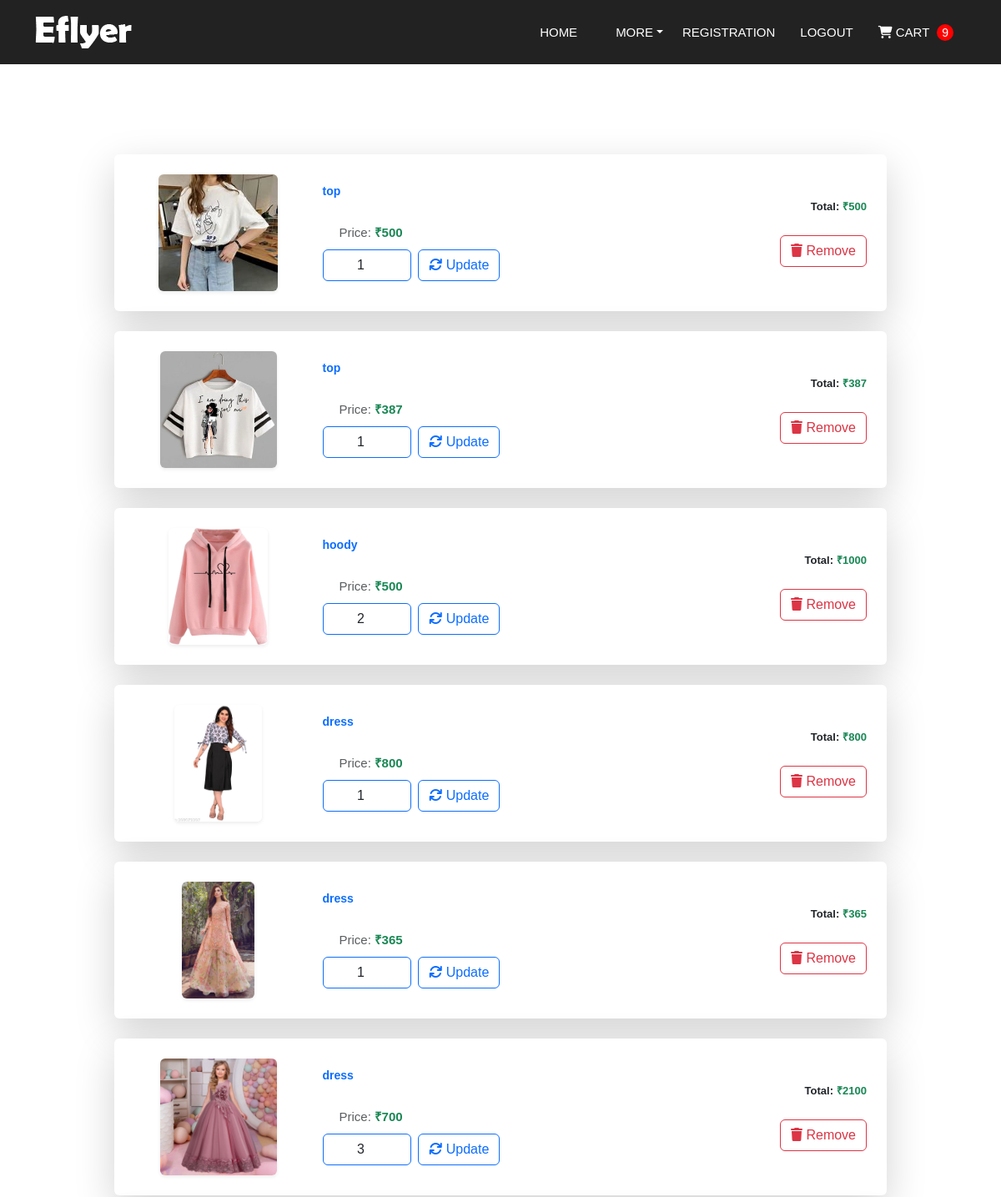
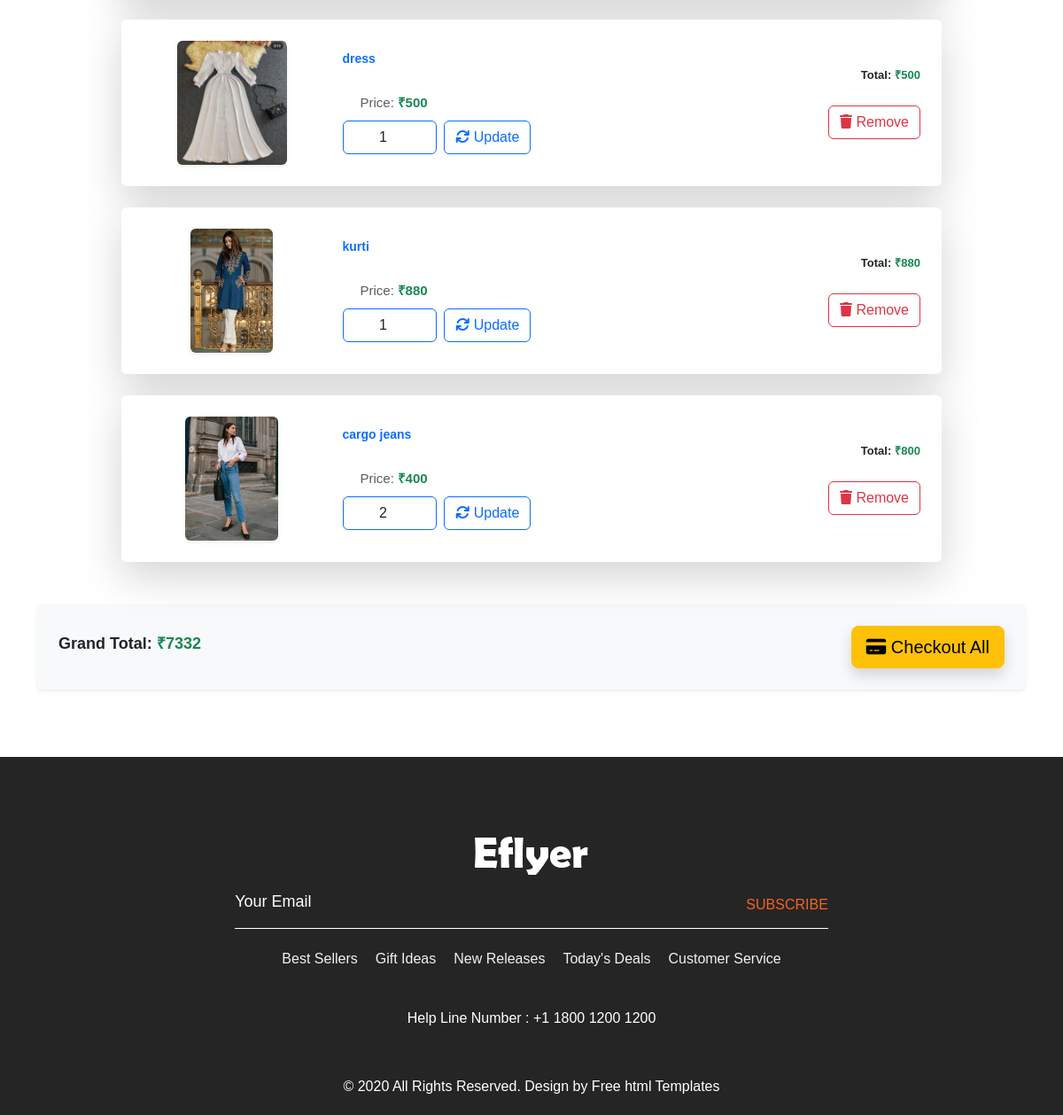
The app's page /cart/ (signed in) with its own data (2 pictures, top to bottom).
### app/models.py (models this page shows, shortened)
class Cart(models.Model):
    user = models.ForeignKey(User, on_delete=models.CASCADE)
    image = models.ImageField(upload_to='cart/images', null=True, blank=True)  # ✅ Corrected
    product = models.ForeignKey(AddProduct, on_delete=models.CASCADE)
    quantity = models.PositiveIntegerField(default=1)
    def total_price(self):
        return self.product.price * self.quantity

class AddProduct(models.Model):
    image = models.ImageField(upload_to='ecommerce/pimg')
    name = models.CharField(max_length=100)
    description=models.CharField(max_length=2000)
    price = models.IntegerField()
    date = models.DateField()
    category = models.ForeignKey(to='Category', default='',on_delete=models.CASCADE)  # ✅ Corrected
    sub_category = models.ForeignKey(to='Sub_Category',default='', on_delete=models.CASCADE)  # ✅ Corrected

### my_web/views.py (the view)
# urls.py: path("cart/", views.cart_detail, name="cart_detail"),
@login_required(login_url="accounts/login")
@login_required(login_url="accounts/login")
def cart_detail(request):
    cart_items = Cart.objects.filter(user=request.user)
    total_price = sum(item.total_price() for item in cart_items)
    cart_count = cart_items.count()  #  Calculate cart count
    return render(request, "cart/cart.html", {
        "cart_items": cart_items,
        "total_price": total_price,
        "cart_count": cart_count,  #  Pass cart count to template
    })

### app/context_processors.py (called while the page is built)
def cart_count(request):
    if request.user.is_authenticated:
        count = Cart.objects.filter(user=request.user).count()
    else:
        count = 0
    return {"cart_count": count}

### template/cart/cart.html (shortened to what this page needs)
{% include "header.html" %}
<div class="container mt-5">
    {% if cart_items %}
        <h2 class="text-center mb-4 text-white">Your Shopping Cart</h2>
        <div class="row justify-content-center">
            {% for item in cart_items %}
                <div class="col-md-10 mb-4">
                    <div class="card shadow-lg border-0 p-4">
                        <div class="row align-items-center">
                            <div class="col-md-3 text-center">
                                <img src="{{ item.product.image.url }}" class="img-fluid rounded shadow-sm" style="max-height: 140px;">
                            </div>
                            <div class="col-md-6">
                                <h5 class="fw-bold text-primary">{{ item.product.name }}</h5>
                                <p class="text-muted mb-1">
                                    Price: <span class="fw-bold text-success">₹{{ item.product.price }}</span>
                                </p>
                                <form action="{% url 'update_cart' item.id %}" method="POST" class="d-flex align-items-center mt-2">
                                    <input type="number" name="quantity" value="{{ item.quantity }}" min="1"
                                           class="form-control w-25 border-primary text-center">
                                    <button type="submit" class="btn btn-outline-primary ms-2">
                                        <i class="fa fa-refresh"></i> Update
                                    </button>
                                </form>
                            </div>
                            <div class="col-md-3 text-end">
                                <h6 class="text-dark fw-bold mb-3">
                                    Total: <span class="text-success">₹{{ item.total_price }}</span>
                                </h6>
                                <a href="{% url 'remove_cart_item' item.id %}" class="btn btn-outline-danger">
                                    <i class="fa fa-trash"></i> Remove
                                </a>
                            </div>
                        </div>
                    </div>
                </div>
            {% endfor %}
        </div>
        <div class="d-flex justify-content-between align-items-center mt-4 p-4 bg-light rounded shadow-sm">
            <h3 class="text-dark fw-bold mb-0">Grand Total: <span class="text-success">₹{{ total_price }}</span></h3>
            <a href="{% url 'checkout' %}" class="btn btn-warning btn-lg shadow">
                <i class="fa fa-credit-card"></i> Checkout All
            </a>
        </div>
    {% endif %}
</div>
<br><br><br>
{% include "footer.html" %}

### template/header.html (shortened to what this page needs)
<!DOCTYPE html>
<html lang="en">
<head>
    <link rel="stylesheet" href="https://cdn.jsdelivr.net/npm/bootstrap@5.3.0/dist/css/bootstrap.min.css">
    <link rel="stylesheet" href="https://cdnjs.cloudflare.com/ajax/libs/font-awesome/6.4.0/css/all.min.css">
    <link rel="stylesheet" href="/static/css/style.css">
</head>
<body>
    <nav class="navbar navbar-expand-lg">
    <div class="container">
        <a href="index.html"><img src="/static/images/logo.png"></a>
        <div class="collapse navbar-collapse" id="navbarNav">
            <ul class="navbar-nav ms-auto">
                <li class="nav-item"><a class="nav-link" href="/">HOME</a></li>
                <li class="nav-item dropdown">
                    <a class="nav-link dropdown-toggle" href="#" data-bs-toggle="dropdown">MORE</a>
                </li>
                </ul>
                <li class="nav-item"><a class="nav-link" href="{% url 'signup' %}">REGISTRATION</a></li>
                {% if user.is_authenticated %}
                <li class="nav-item"><a class="nav-link" href="{% url 'logout' %}">LOGOUT</a></li>
                {% else %}
                <li class="nav-item"><a class="nav-link" href="{% url 'login' %}">LOGIN</a></li>
                {% endif %}
                <li class="nav-item"><a class="nav-link" href="{% url 'cart_detail' %}">
                    <i class="fa fa-shopping-cart"></i> CART <span class="cart-count">{{ cart_count }}</span></a>
                </li>
        </div>
    </div>
</nav>

### template/footer.html (shortened to what this page needs)
      <div class="footer_section layout_padding">
         <div class="container">
            <div class="footer_logo"><a href="index.html"><img src="/static/images/footer-logo.png"></a></div>
            <div class="input_bt">
               <input type="text" class="mail_bt" placeholder="Your Email" name="Your Email">
               <span class="subscribe_bt" id="basic-addon2"><a href="#">Subscribe</a></span>
            </div>
            <div class="footer_menu">
               <ul>
                  <li><a href="#">Best Sellers</a></li>
                  <li><a href="#">Gift Ideas</a></li>
                  <li><a href="#">New Releases</a></li>
                  <li><a href="#">Today's Deals</a></li>
                  <li><a href="#">Customer Service</a></li>
               </ul>
            </div>
            <div class="location_main">Help Line  Number : <a href="#">+1 1800 1200 1200</a></div>
         </div>
      </div>
      <div class="copyright_section">
         <div class="container">
            <p class="copyright_text">© 2020 All Rights Reserved. Design by <a href="https://html.design">Free html  Templates</a></p>
         </div>
      </div>
   </body>
</html>

### static/css/style.css (style rules this page uses)
* { box-sizing: border-box !important; transition: ease all 0.5s; }
html { scroll-behavior: smooth; overflow-x: hidden; }
body { color: #666666; font-size: 14px; line-height: 1.80857; font-weight: normal; overflow-x: hidden; font-family: 'Poppins', sans-serif; }
a { color: #1f1f1f; text-decoration: none !important; outline: none !important; -webkit-transition: all .3s ease-in-out; -moz-transition: all .3s ease-in-out; -ms-transition: all .3s ease-in-out; -o-transition: all .3s ease-in-out; transition: all .3s ease-in-out; }
h1, h2, h3, h4, h5, h6 { letter-spacing: 0; font-weight: normal; position: relative; padding: 0 0 10px 0; font-weight: normal; line-height: normal; color: #111111; margin: 0 }
h2 { font-size: 22px }
h3 { font-size: 18px }
h5 { font-size: 14px }
h6 { font-size: 13px }
*, *::after, *::before { -webkit-box-sizing: border-box; -moz-box-sizing: border-box; box-sizing: border-box; }
ul, li, ol { margin: 0px; padding: 0px; list-style: none; }
p { margin: 20px; font-weight: 300; font-size: 15px; line-height: 24px; }
a { color: #222222; text-decoration: none; outline: none !important; }
a, .btn { text-decoration: none !important; outline: none !important; -webkit-transition: all .3s ease-in-out; -moz-transition: all .3s ease-in-out; -ms-transition: all .3s ease-in-out; -o-transition: all .3s ease-in-out; transition: all .3s ease-in-out; }
img { max-width: 100%; height: auto; }
button { border: 0; margin: 0; padding: 0; cursor: pointer; }
.layout_padding { padding-top: 90px; padding-bottom: 0px; }
.dropdown, .dropleft, .dropright, .dropup { position: relative; margin: 0 auto; text-align: center; display: inline-block; margin-left: 30px; order: 2; }
.nav-link { display: block; padding: .4rem 1rem; }
.footer_section { width: 100%; float: left; background-color: #252525; height: auto; }
.footer_logo { width: 100%; text-align: center; }
.input_bt { width: 60%; margin: 0 auto; text-align: center; display: flex; border-bottom: 1px solid #ffffff !important; }
.mail_bt { width: 100%; float: left; font-size: 18px; color: #fff; background-color: transparent; padding: 5px 0px 5px 0px; height: 60px; border: 0px; }
input.mail_bt::placeholder { color: #fff; }
.subscribe_bt { width: 30%; float: right; font-size: 16px; color: #f26522; background-color: transparent; padding: 20px 0px 5px 0px; border-radius: 30px; border: 0px; text-transform: uppercase; text-align: right; }
.subscribe_bt a { color: #f26522; }
.footer_menu { width: 100%; margin: 0 auto; text-align: center; }
.footer_menu ul { margin: 0px; padding: 0px; display: inline-block; }
.footer_menu li { float: left; font-size: 16px; color: #f1f1f1; padding: 20px 10px 0px 10px; }
.footer_menu li a { color: #f1f1f1; }
.location_main { width: 100%; margin: 0 auto; padding-top: 30px; text-align: center; }
.location_main { float: left; font-size: 16px; color: #ffffff; padding: 30px 30px 30px 30px; }
.location_main a { color: #ffffff; }
.copyright_section { width: 100%; float: left; background-color: #252525; height: auto; }
.copyright_text { width: 100%; float: left; color: #ffffff; text-align: center; font-size: 16px; margin: 20px 0px; }
.copyright_text a { color: #ffffff; }
.navbar { background-color: transparent; }

### template/header.html (style rules this page uses)
.navbar { background: #222; padding: 15px 0; }
.navbar .nav-link { color: white !important; font-weight: ; font-size: 15px; text-transform: uppercase; padding: 10px 15px; }
.cart-count { background: red; color: white; padding: 2px 6px; border-radius: 50%; font-size: 14px; margin-left: 5px; }

### records on screen
Cart: product.image (picture), product.name "top", product.price "500", quantity "1", total_price "500"
Cart: product.image (picture), product.name "top", product.price "387", quantity "1", total_price "387"
Cart: product.image (picture), product.name "hoody", product.price "500", quantity "2", total_price "1000"
Cart: product.image (picture), product.name "dress", product.price "800", quantity "1", total_price "800"
Cart: product.image (picture), product.name "dress", product.price "365", quantity "1", total_price "365"
Cart: product.image (picture), product.name "dress", product.price "700", quantity "3", total_price "2100"
Cart: product.image (picture), product.name "dress", product.price "500", quantity "1", total_price "500"
Cart: product.image (picture), product.name "kurti", product.price "880", quantity "1", total_price "880"
Cart: product.image (picture), product.name "cargo jeans", product.price "400", quantity "2", total_price "800"

### other values on screen
{{ cart_count }} "9"
{{ total_price }} "7332"
